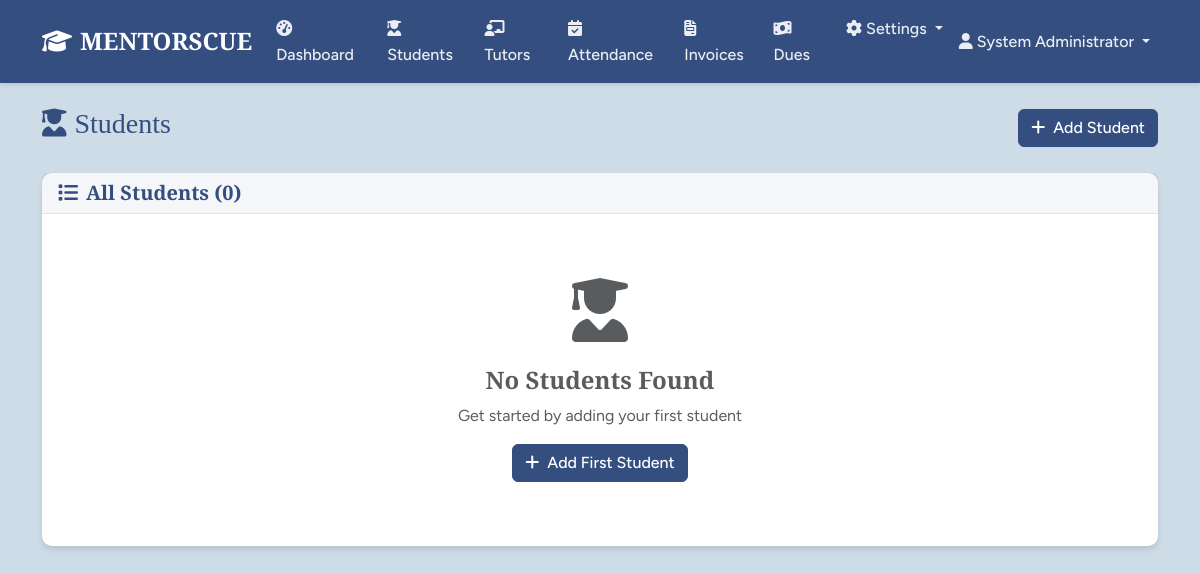
Page /students (signed in) on the earlier database version.
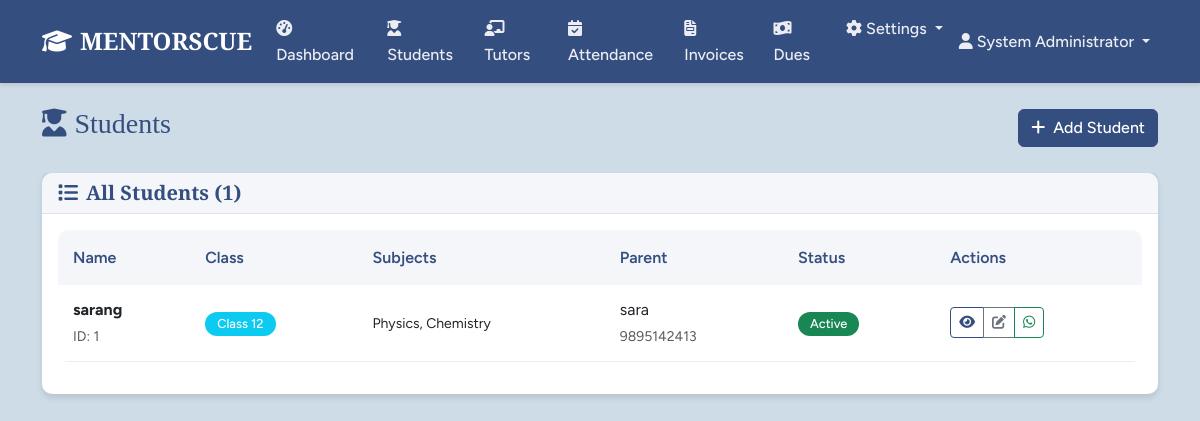
Same page on the later database version.
### models.py (models this page shows, shortened)
class User(UserMixin, db.Model):
    id = db.Column(db.Integer, primary_key=True)
    username = db.Column(db.String(80), unique=True, nullable=False)
    password_hash = db.Column(db.String(256), nullable=False)
    email = db.Column(db.String(120), unique=True, nullable=True)
    full_name = db.Column(db.String(120), nullable=True)
    mobile = db.Column(db.String(20), nullable=True)
    created_at = db.Column(db.DateTime, default=datetime.utcnow)
    last_login = db.Column(db.DateTime)
    is_active = db.Column(db.Boolean, default=True)
    remember_me = db.Column(db.Boolean, default=False)
    roles = db.relationship('Role', secondary=user_roles, backref='users')
    def has_role(self, role_name):
        return any(role.name == role_name for role in self.roles)
    def has_permission(self, permission):
        return any(role.has_permission(permission) for role in self.roles)
    def is_tutor_user(self):
        return self.has_role('Tutor')

class Student(db.Model):
    id = db.Column(db.Integer, primary_key=True)
    full_name = db.Column(db.String(120), nullable=False)
    parent_name = db.Column(db.String(120), nullable=False)
    parent_whatsapp = db.Column(db.String(20), nullable=False)
    class_level = db.Column(db.String(20), nullable=False)
    subjects = db.Column(db.Text, nullable=False)  # Comma-separated subjects
    per_class_fee = db.Column(db.Float, nullable=False, default=0.0)
    billing_start_date = db.Column(db.Date, default=datetime.utcnow().date)
    status = db.Column(db.String(20), default='Active')  # Active, Inactive, Graduated
    created_at = db.Column(db.DateTime, default=datetime.utcnow)
    tutors = db.relationship('Tutor', secondary=student_tutors, backref='students')
    attendance_records = db.relationship('Attendance', backref='student', lazy='dynamic')
    invoices = db.relationship('StudentInvoice', backref='student', lazy='dynamic')

### routes.py (the view)
@app.route('/students')
@login_required
@permission_required(Permission.VIEW_STUDENTS)
def students_list():
    students = Student.query.all()
    return render_template('students_list.html', students=students)

### app.py (called while the page is built)
@login_manager.user_loader
def load_user(user_id):
    from models import User
    return User.query.get(int(user_id))

### models.py (called while the page is built)
    def has_permission(self, perm):
        return self.permissions & perm == perm

### routes.py (called while the page is built)
@app.context_processor
def inject_permissions():
    return dict(Permission=Permission, User=User, Role=Role, Student=Student, Tutor=Tutor,
                Attendance=Attendance, StudentInvoice=StudentInvoice,
                TutorReceipt=TutorReceipt, Announcement=Announcement, Settings=Settings,
                datetime=datetime, db=db, timedelta=timedelta)

### utils.py (called while the page is built)
def permission_required(permission):
    def decorator(f):
        from functools import wraps
        @wraps(f)
        def decorated_function(*args, **kwargs):
            from flask_login import current_user
            from flask import abort
            if not current_user.is_authenticated:
                return redirect(url_for('auth.login'))
            if not current_user.has_permission(permission):
                abort(403)
            return f(*args, **kwargs)
        return decorated_function
    return decorator

### templates/students_list.html (shortened to what this page needs)
{% extends "base.html" %}
{% block content %}
<div class="container">
    <div class="row">
        <div class="col-12">
            <div class="d-flex justify-content-between align-items-center mb-4">
                <h1 class="h3 text-primary">
                    <i class="fas fa-user-graduate me-2"></i>Students
                </h1>
                {% if current_user.has_permission(Permission.ADD_STUDENTS) %}
                <a href="{{ url_for('add_student') }}" class="btn btn-primary">
                    <i class="fas fa-plus me-2"></i>Add Student
                </a>
                {% endif %}
            </div>
        </div>
    </div>
    <div class="row">
        <div class="col-12">
            <div class="card">
                <div class="card-header">
                    <h5 class="card-title mb-0">
                        <i class="fas fa-list me-2"></i>All Students ({{ students|length }})
                    </h5>
                </div>
                <div class="card-body">
                    {% if students %}
                    <div class="table-responsive">
                        <table class="table table-hover">
                            <thead>
                                <tr>
                                    <th>Name</th>
                                    <th>Class</th>
                                    <th>Subjects</th>
                                    <th>Parent</th>
                                    <th>Status</th>
                                    <th>Actions</th>
                                </tr>
                            </thead>
                            <tbody>
                                {% for student in students %}
                                <tr onclick="window.location='{{ url_for('student_profile', id=student.id) }}'" style="cursor: pointer;">
                                    <td>
                                        <strong>{{ student.full_name }}</strong><br>
                                        <small class="text-muted">ID: {{ student.id }}</small>
                                    </td>
                                    <td>
                                        <span class="badge bg-info">Class {{ student.class_level }}</span>
                                    </td>
                                    <td>
                                        <small>{{ student.subjects[:50] }}{% if student.subjects|length > 50 %}...{% endif %}</small>
                                    </td>
                                    <td>
                                        {{ student.parent_name }}<br>
                                        <small class="text-muted">{{ student.parent_whatsapp }}</small>
                                    </td>
                                    <td>
                                        {% if student.status == 'Active' %}
                                            <span class="badge bg-success">Active</span>
                                        {% elif student.status == 'Inactive' %}
                                            <span class="badge bg-secondary">Inactive</span>
                                        {% else %}
                                            <span class="badge bg-warning">{{ student.status }}</span>
                                        {% endif %}
                                    </td>
                                    <td onclick="event.stopPropagation();">
                                        <div class="btn-group btn-group-sm">
                                            <a href="{{ url_for('student_profile', id=student.id) }}"
                                               class="btn btn-outline-primary" title="View Profile">
                                                <i class="fas fa-eye"></i>
                                            </a>
                                            {% if current_user.has_permission(Permission.EDIT_STUDENTS) %}
                                            <a href="{{ url_for('edit_student', id=student.id) }}"
                                               class="btn btn-outline-secondary" title="Edit">
                                                <i class="fas fa-edit"></i>
                                            </a>
                                            {% endif %}
                                            <a href="https://wa.me/{{ student.parent_whatsapp.replace('+', '').replace(' ', '') }}"
                                               target="_blank" class="btn btn-outline-success" title="WhatsApp">
                                                <i class="fab fa-whatsapp"></i>
                                            </a>
                                        </div>
                                    </td>
                                </tr>
                                {% endfor %}
                            </tbody>
                        </table>
                    </div>
                    {% else %}
                    <div class="text-center py-5">
                        <i class="fas fa-user-graduate fa-4x text-muted mb-4"></i>
                        <h4 class="text-muted">No Students Found</h4>
                        <p class="text-muted">Get started by adding your first student</p>
                        {% if current_user.has_permission(Permission.ADD_STUDENTS) %}
                        <a href="{{ url_for('add_student') }}" class="btn btn-primary">
                            <i class="fas fa-plus me-2"></i>Add First Student
                        </a>
                        {% endif %}
                    </div>
                    {% endif %}
                </div>
            </div>
        </div>
    </div>
</div>
{% endblock %}

### templates/base.html (shortened to what this page needs)
<!DOCTYPE html>
<html lang="en">
<head>
    <link href="https://cdn.jsdelivr.net/npm/bootstrap@5.3.0/dist/css/bootstrap.min.css" rel="stylesheet">
    <link href="https://cdnjs.cloudflare.com/ajax/libs/font-awesome/6.4.0/css/all.min.css" rel="stylesheet">
    <link href="{{ url_for('static', filename='css/style.css') }}" rel="stylesheet">
</head>
<body>
    {% if current_user.is_authenticated %}
    <nav class="navbar navbar-expand-lg navbar-dark bg-primary">
        <div class="container">
            <a class="navbar-brand fw-bold" href="{{ url_for('dashboard') }}">
                <i class="fas fa-graduation-cap me-2"></i>MENTORSCUE
            </a>
            <div class="collapse navbar-collapse" id="navbarNav">
                <ul class="navbar-nav me-auto">
                    {% if current_user.is_tutor_user() %}
                        <li class="nav-item">
                            <a class="nav-link" href="{{ url_for('tutor_dashboard') }}">
                                <i class="fas fa-tachometer-alt me-1"></i>Dashboard
                            </a>
                        </li>
                        <li class="nav-item">
                            <a class="nav-link" href="{{ url_for('attendance') }}">
                                <i class="fas fa-calendar-check me-1"></i>Attendance
                            </a>
                        </li>
                    {% else %}
                        <li class="nav-item">
                            <a class="nav-link" href="{{ url_for('dashboard') }}">
                                <i class="fas fa-tachometer-alt me-1"></i>Dashboard
                            </a>
                        </li>
                        {% if current_user.has_permission(Permission.VIEW_STUDENTS) %}
                        <li class="nav-item">
                            <a class="nav-link" href="{{ url_for('students_list') }}">
                                <i class="fas fa-user-graduate me-1"></i>Students
                            </a>
                        </li>
                        {% endif %}
                        {% if current_user.has_permission(Permission.VIEW_TUTORS) %}
                        <li class="nav-item">
                            <a class="nav-link" href="{{ url_for('tutors_list') }}">
                                <i class="fas fa-chalkboard-teacher me-1"></i>Tutors
                            </a>
                        </li>
                        {% endif %}
                        {% if current_user.has_permission(Permission.VIEW_ATTENDANCE) %}
                        <li class="nav-item">
                            <a class="nav-link" href="{{ url_for('attendance') }}">
                                <i class="fas fa-calendar-check me-1"></i>Attendance
                            </a>
                        </li>
                        {% endif %}
                        {% if current_user.has_permission(Permission.VIEW_INVOICES) %}
                        <li class="nav-item">
                            <a class="nav-link" href="{{ url_for('invoices') }}">
                                <i class="fas fa-file-invoice me-1"></i>Invoices
                            </a>
                        </li>
                        {% endif %}
                        {% if current_user.has_permission(Permission.VIEW_STUDENTS) %}
                        <li class="nav-item">
                            <a class="nav-link" href="{{ url_for('dues') }}">
                                <i class="fas fa-money-bill-wave me-1"></i>Dues
                            </a>
                        </li>
                        {% endif %}
                        {% if current_user.has_permission(Permission.ACCESS_SETTINGS) %}
                        <li class="nav-item dropdown">
                            <a class="nav-link dropdown-toggle" href="#" id="settingsDropdown" role="button" data-bs-toggle="dropdown">
                                <i class="fas fa-cog me-1"></i>Settings
                            </a>
                        </li>
                        {% endif %}
                    {% endif %}
                </ul>
                <ul class="navbar-nav">
                    <li class="nav-item dropdown">
                        <a class="nav-link dropdown-toggle" href="#" data-bs-toggle="dropdown">
                            <i class="fas fa-user me-1"></i>{{ current_user.full_name or current_user.username }}
                        </a>
                    </li>
                </ul>
            </div>
        </div>
    </nav>
    {% endif %}
    <main class="py-4">
        {% block content %}{% endblock %}
    </main>
</body>
</html>

### static/css/style.css (style rules this page uses)
:root { --primary-color: #344e80; --secondary-color: #43a24c; --background-color: #cedce7; --text-color: #293958; --title-font: 'Cormorant Garamond', serif; --body-font: 'Figtree', sans-serif; }
body { font-family: var(--body-font); background-color: var(--background-color); color: var(--text-color); line-height: 1.6; }
h1, h2, h3, h4, h5, h6 { font-family: var(--title-font); font-weight: 600; color: var(--primary-color); }
.navbar { background-color: var(--primary-color) !important; box-shadow: 0 2px 4px rgba(0,0,0,0.1); }
.navbar-brand { font-family: var(--title-font); font-weight: 700; font-size: 1.5rem; }
.navbar-nav .nav-link { color: rgba(255,255,255,0.9) !important; font-weight: 500; transition: all 0.3s ease; }
.btn-primary { background-color: var(--primary-color); border-color: var(--primary-color); font-weight: 500; }
.btn-outline-primary { color: var(--primary-color); border-color: var(--primary-color); }
.card { border: none; border-radius: 10px; box-shadow: 0 4px 6px rgba(0,0,0,0.1); transition: all 0.3s ease; }
.card-header { background-color: rgba(52, 78, 128, 0.05); border-bottom: 1px solid rgba(52, 78, 128, 0.1); font-weight: 600; }
.card-title { color: var(--primary-color); font-family: var(--title-font); }
.table { background-color: white; border-radius: 10px; overflow: hidden; }
.table th { background-color: rgba(52, 78, 128, 0.05); color: var(--primary-color); font-weight: 600; border: none; padding: 15px; }
.table td { padding: 12px 15px; border-color: rgba(52, 78, 128, 0.1); vertical-align: middle; }
.badge { font-weight: 500; font-size: 0.8rem; padding: 6px 12px; border-radius: 20px; }
.text-primary { color: var(--primary-color) !important; }
.bg-primary { background-color: var(--primary-color) !important; }

Differences in the rows shown:
added Student: full_name "sarang", id "1", class_level "12", subjects "Physics, Chemistry", parent_name "sara", parent_whatsapp "9895142413", status "Active"
Other differences:
{{ students|length }}: "0" → "1"
text no longer shown: "No Students Found Get started by adding your first student Add First Student"
text now shown: "Name Class Subjects Parent Status Actions"
